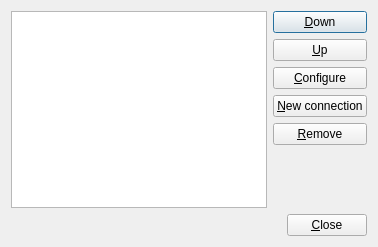
<?xml version="1.0" encoding="UTF-8"?>
<ui version="4.0">
 <class>Connection</class>
 <widget class="QDialog" name="Connection">
  <property name="geometry">
   <rect>
    <x>0</x>
    <y>0</y>
    <width>376</width>
    <height>247</height>
   </rect>
  </property>
  <property name="windowTitle">
   <string>Connection manager</string>
  </property>
  <property name="sizeGripEnabled">
   <bool>false</bool>
  </property>
  <layout class="QVBoxLayout" name="verticalLayout">
   <property name="margin">
    <number>11</number>
   </property>
   <item>
    <layout class="QHBoxLayout" name="horizontalLayout">
     <item>
      <widget class="QListWidget" name="lstConnection">
       <property name="sizePolicy">
        <sizepolicy hsizetype="Minimum" vsizetype="Minimum">
         <horstretch>0</horstretch>
         <verstretch>0</verstretch>
        </sizepolicy>
       </property>
       <property name="resizeMode">
        <enum>QListView::Adjust</enum>
       </property>
      </widget>
     </item>
     <item>
      <layout class="QVBoxLayout" name="verticalLayout_2">
       <item>
        <widget class="QPushButton" name="btnDown">
         <property name="text">
          <string>&amp;Down</string>
         </property>
        </widget>
       </item>
       <item>
        <widget class="QPushButton" name="btnUp">
         <property name="text">
          <string>&amp;Up</string>
         </property>
         <property name="autoDefault">
          <bool>true</bool>
         </property>
        </widget>
       </item>
       <item>
        <widget class="QPushButton" name="btnUpdate">
         <property name="text">
          <string>&amp;Configure</string>
         </property>
        </widget>
       </item>
       <item>
        <widget class="QPushButton" name="btnAdd">
         <property name="text">
          <string>&amp;New connection</string>
         </property>
        </widget>
       </item>
       <item>
        <widget class="QPushButton" name="btnRemove">
         <property name="text">
          <string>&amp;Remove</string>
         </property>
        </widget>
       </item>
       <item>
        <spacer name="verticalSpacer">
         <property name="orientation">
          <enum>Qt::Vertical</enum>
         </property>
         <property name="sizeHint" stdset="0">
          <size>
           <width>20</width>
           <height>40</height>
          </size>
         </property>
        </spacer>
       </item>
      </layout>
     </item>
    </layout>
   </item>
   <item>
    <layout class="QHBoxLayout">
     <item>
      <spacer name="Horizontal Spacing2">
       <property name="orientation">
        <enum>Qt::Horizontal</enum>
       </property>
       <property name="sizeType">
        <enum>QSizePolicy::Expanding</enum>
       </property>
       <property name="sizeHint" stdset="0">
        <size>
         <width>20</width>
         <height>20</height>
        </size>
       </property>
      </spacer>
     </item>
     <item>
      <widget class="QPushButton" name="buttonCancel">
       <property name="text">
        <string>&amp;Close</string>
       </property>
       <property name="autoDefault">
        <bool>true</bool>
       </property>
      </widget>
     </item>
    </layout>
   </item>
  </layout>
 </widget>
 <pixmapfunction>qPixmapFromMimeSource</pixmapfunction>
 <tabstops>
  <tabstop>buttonCancel</tabstop>
 </tabstops>
 <resources/>
 <connections>
  <connection>
   <sender>buttonCancel</sender>
   <signal>clicked()</signal>
   <receiver>Connection</receiver>
   <slot>reject()</slot>
   <hints>
    <hint type="sourcelabel">
     <x>20</x>
     <y>20</y>
    </hint>
    <hint type="destinationlabel">
     <x>20</x>
     <y>20</y>
    </hint>
   </hints>
  </connection>
 </connections>
</ui>
